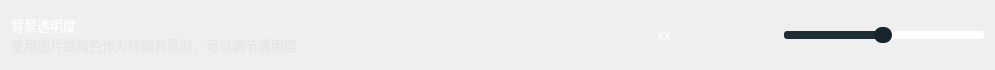
                  <widget class="QWidget" name="verticalWidget_29" native="true">
                   <property name="minimumSize">
                    <size>
                     <width>0</width>
                     <height>70</height>
                    </size>
                   </property>
                   <property name="maximumSize">
                    <size>
                     <width>16777215</width>
                     <height>70</height>
                    </size>
                   </property>
                   <property name="styleSheet">
                    <string notr="true">#verticalWidget_29{background-color: rgba(223, 223, 223,50);
border-radius: 5px;}</string>
                   </property>
                   <layout class="QHBoxLayout" name="horizontalLayout_38">
                    <item>
                     <widget class="QWidget" name="horizontalWidget_28" native="true">
                      <property name="minimumSize">
                       <size>
                        <width>0</width>
                        <height>40</height>
                       </size>
                      </property>
                      <property name="maximumSize">
                       <size>
                        <width>16777215</width>
                        <height>40</height>
                       </size>
                      </property>
                      <layout class="QVBoxLayout" name="verticalLayout_33">
                       <property name="spacing">
                        <number>0</number>
                       </property>
                       <property name="leftMargin">
                        <number>0</number>
                       </property>
                       <property name="topMargin">
                        <number>0</number>
                       </property>
                       <property name="rightMargin">
                        <number>0</number>
                       </property>
                       <property name="bottomMargin">
                        <number>0</number>
                       </property>
                       <item>
                        <widget class="QLabel" name="label_backgroundTransparency">
                         <property name="font">
                          <font>
                           <family>OPPOSans B</family>
                           <pointsize>10</pointsize>
                           <stylestrategy>PreferAntialias</stylestrategy>
                          </font>
                         </property>
                         <property name="styleSheet">
                          <string notr="true">color: rgb(255, 255, 255);</string>
                         </property>
                         <property name="text">
                          <string>背景透明度</string>
                         </property>
                        </widget>
                       </item>
                       <item>
                        <widget class="QLabel" name="label_backgroundTransparency_tip">
                         <property name="minimumSize">
                          <size>
                           <width>0</width>
                           <height>20</height>
                          </size>
                         </property>
                         <property name="maximumSize">
                          <size>
                           <width>16777215</width>
                           <height>20</height>
                          </size>
                         </property>
                         <property name="font">
                          <font>
                           <family>OPPOSans B</family>
                           <pointsize>10</pointsize>
                           <stylestrategy>PreferAntialias</stylestrategy>
                          </font>
                         </property>
                         <property name="styleSheet">
                          <string notr="true">color: rgba(223, 223, 223, 150);</string>
                         </property>
                         <property name="text">
                          <string>使用图片或纯色作为终端背景时，可以调节透明度</string>
                         </property>
                        </widget>
                       </item>
                      </layout>
                     </widget>
                    </item>
                    <item>
                     <spacer name="horizontalSpacer_67">
                      <property name="orientation">
                       <enum>Qt::Horizontal</enum>
                      </property>
                      <property name="sizeHint" stdset="0">
                       <size>
                        <width>352</width>
                        <height>20</height>
                       </size>
                      </property>
                     </spacer>
                    </item>
                    <item>
                     <widget class="QLineEdit" name="lineEdit_backgroundTransparency">
                      <property name="font">
                       <font>
                        <family>OPPOSans B</family>
                        <pointsize>10</pointsize>
                        <stylestrategy>PreferAntialias</stylestrategy>
                       </font>
                      </property>
                      <property name="styleSheet">
                       <string notr="true">QLineEdit{
color: rgb(255, 255, 255);
border-radius: 14px;
	background-color: rgba(255, 255, 255, 0);
border: 0px solid rgba(255, 255, 255, 0);
}</string>
                      </property>
                      <property name="text">
                       <string>xx</string>
                      </property>
                      <property name="readOnly">
                       <bool>true</bool>
                      </property>
                     </widget>
                    </item>
                    <item>
                     <widget class="QSlider" name="horizontalSlider_backgroundTransparency">
                      <property name="sizePolicy">
                       <sizepolicy hsizetype="Expanding" vsizetype="Fixed">
                        <horstretch>0</horstretch>
                        <verstretch>0</verstretch>
                       </sizepolicy>
                      </property>
                      <property name="minimumSize">
                       <size>
                        <width>200</width>
                        <height>22</height>
                       </size>
                      </property>
                      <property name="maximumSize">
                       <size>
                        <width>200</width>
                        <height>22</height>
                       </size>
                      </property>
                      <property name="styleSheet">
                       <string notr="true">
QSlider::groove:horizontal {
border: 0px solid #bbb;
}
QSlider::sub-page:horizontal {
background: #1e2d36;
border-radius: 3px;
margin-top:7px;
margin-bottom:7px;
}
QSlider::add-page:horizontal {
background: rgb(255,255, 255);
border: 0px solid #777;
border-radius: 3px;
margin-top:7px;
margin-bottom:7px;
}
QSlider::handle:horizontal {
background: #19252d;
border: 0px solid rgba(102,102,102,102);
border-radius: 8px;
width: 18px;
height:10px;
margin-top:3px;
margin-bottom:3px;
}
QSlider::handle:horizontal:hover {
background: #19252d;
border: 0px solid rgba(102,102,102,102);
border-radius: 8px;
width: 18px;
height:10px;
}
QSlider::sub-page:horizontal:disabled {
background: #bbb;
border-color: #999;
}
QSlider::add-page:horizontal:disabled {
background: #eee;
border-color: #999;
}
QSlider::handle:horizontal:disabled {
background: #eee;
border: 1px solid #aaa;
border-radius: 4px;
}
</string>
                      </property>
                      <property name="value">
                       <number>49</number>
                      </property>
                      <property name="orientation">
                       <enum>Qt::Horizontal</enum>
                      </property>
                     </widget>
                    </item>
                   </layout>
                  </widget>
